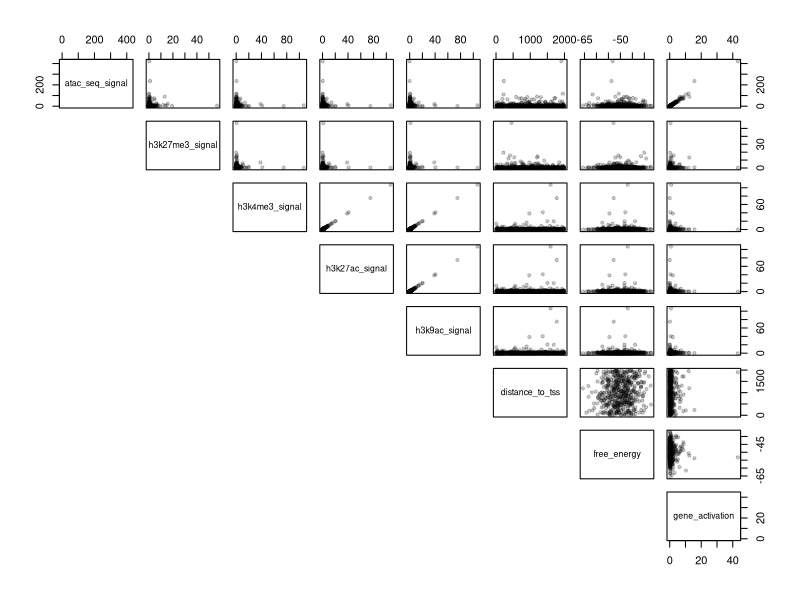
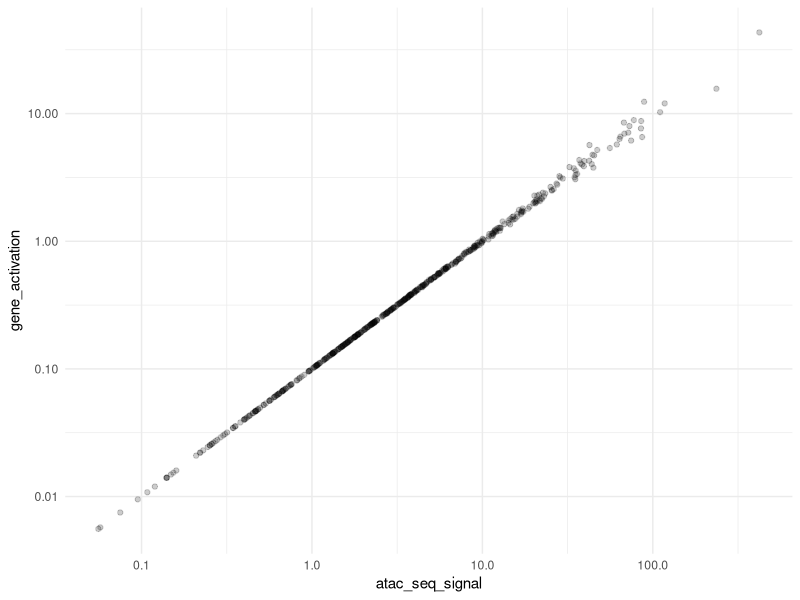
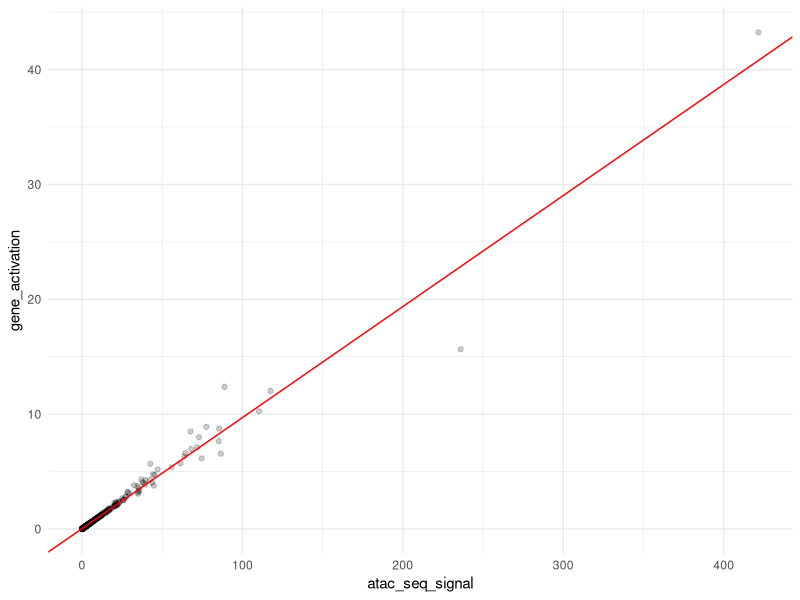

These figures' R source, in order:
# Generate data for modeling question for technical interview
library(ggplot2)

set.seed(123)  # For reproducibility

mean_val <- 1
sd_val <- 3
meanlog <- log(mean_val^2 / sqrt(sd_val^2 + mean_val^2))
sdlog <- sqrt(log(1 + (sd_val^2 / mean_val^2)))
gene_activation <- rlnorm(n = 500, meanlog = meanlog, sdlog = sdlog)

# Generate ATAC-seq signal to be linearly predictive of gene_activation but with heteroskedasticity
atac_seq_signal <- gene_activation + rnorm(n = 500, mean = 0, sd = 0.02 * (gene_activation**2))
atac_seq_signal <- atac_seq_signal * 10

# Generate H3K27ac, H3K9ac, and H3K4me3 signals with multicolinearity
h3k27ac_signal <- rlnorm(n = 500, meanlog = meanlog, sd = sdlog + 0.2)
h3k9ac_signal <- h3k27ac_signal + rnorm(n = 500, mean = 0, sd = 0.3)
h3k4me3_signal <- h3k27ac_signal + rnorm(n = 500, mean = 0, sd = 0.3)

# Generate other non predictive and non correlated features
h3k27me3_signal <- rlnorm(n = 500, mean = meanlog, sd = sdlog)
distance_to_tss <- runif(n = 500, min = 0, max = 2000)
free_energy <- rnorm(n=500, mean = -50, sd = 5)

# Generate guide IDs
guide_ids <- paste0("guide_", seq_len(500))

# Generate data frame
data <- data.frame(
    guide_ids = guide_ids,
    atac_seq_signal = atac_seq_signal,
    h3k27me3_signal = h3k27me3_signal,
    h3k4me3_signal = h3k4me3_signal,
    h3k27ac_signal = h3k27ac_signal,
    h3k9ac_signal = h3k9ac_signal,
    distance_to_tss = distance_to_tss,
    free_energy = free_energy,
    gene_activation = gene_activation
)

# Save the data to a CSV file
write.csv(data, "guides_data.csv", row.names = FALSE)

# Plot all scatter plots of the data
png("modeling_question_scatter_plots.png", width = 3000, height = 3000, res = 300)
pairs(
    data[2:ncol(data)],
    pch = 20,
    col = rgb(0, 0, 0, alpha = 0.2),
    lower.panel = NULL)
dev.off()

# Easier viewing of the data with log scale
png("modeling_question_log_scale.png", width = 2000, height = 2000, res = 300)
ggplot(
    data = data,
    aes(x = atac_seq_signal, y = gene_activation)
    ) +
    geom_point(alpha = 0.2) +
    theme_minimal() + 
    scale_y_log10() +
    scale_x_log10()
dev.off()

# Scale the features for linear regression
# Note: Scaling is not strictly necessary for linear regression, but it can help with interpretation
data_scaled <- as.data.frame(scale(data[2:ncol(data)]))

# Generate linear regression model from all the features of data
full_model <- lm(gene_activation ~ ., data = data_scaled)
print(summary(full_model))

# Generate linear regression model using most predictive feature 
linear_model <- lm(gene_activation ~ atac_seq_signal, data =  data)

# Plot the data and the linear regression line showing heteroskedasticiy
png("modeling_question_linear_regression.png", width = 2000, height = 2000, res = 300)
ggplot(data=data, aes(x = atac_seq_signal, y = gene_activation)) +
    geom_point(alpha = 0.2) +
    theme_minimal() + 
    geom_abline(
        slope = coef(linear_model)[2],
        intercept = coef(linear_model)[1],
        color = "red"
    )
dev.off()
